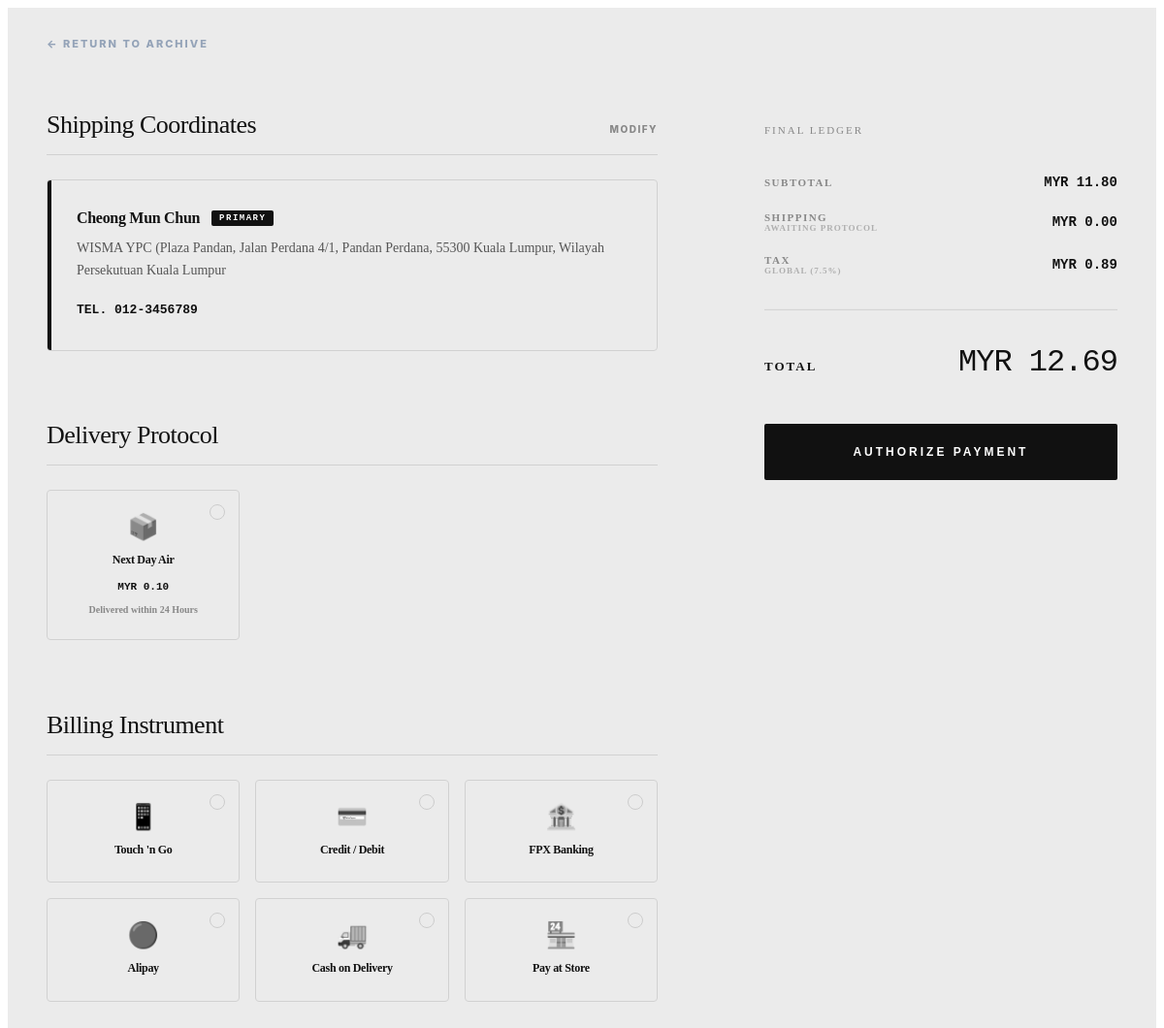
/client/checkout.php (signed in), run on the app's committed database.
### tables this page shows
CREATE TABLE `user_addresses` (
  `id` int(11) NOT NULL,
  `user_id` int(11) NOT NULL,
  `receiver_name` varchar(100) DEFAULT NULL,
  `phone` varchar(20) DEFAULT NULL,
  `address_line` varchar(255) DEFAULT NULL,
  `is_default` tinyint(1) DEFAULT 0
);

CREATE TABLE `shipping_rules` (
  `id` int(11) NOT NULL,
  `zone` varchar(50) NOT NULL DEFAULT 'Domestic',
  `rule_name` varchar(100) NOT NULL,
  `description` varchar(255) DEFAULT NULL,
  `condition_label` varchar(100) DEFAULT NULL,
  `rate` decimal(10,2) NOT NULL DEFAULT 0.00,
  `is_active` tinyint(1) NOT NULL DEFAULT 1
);

### client/checkout.php (the view, shortened to what this page needs)
<?php
$user_id = mysqli_real_escape_string($conn, $_SESSION['user_id']);
$addr_query = mysqli_query($conn, "SELECT * FROM user_addresses WHERE user_id = '$user_id' ORDER BY is_default DESC, id DESC LIMIT 1");
$address_data = mysqli_fetch_assoc($addr_query);
$zone = 'Domestic';
$shipping_rules = [];
$rules_query = mysqli_query($conn, "SELECT * FROM shipping_rules WHERE zone = '$zone' AND is_active = 1 ORDER BY rate ASC");
if ($rules_query) { while($row = mysqli_fetch_assoc($rules_query)) { $shipping_rules[] = $row; } }
$subtotal = 11.80;
$tax_rate = 0.075;
?>
<main class="checkout-editorial-page">
    <div style="max-width: 1200px; margin: 0 auto; padding: 30px 40px 0; font-family: 'Inter', sans-serif; font-size: 11px; font-weight: 800; letter-spacing: 2px; text-transform: uppercase;">
        <a href="cart.php" style="text-decoration: none; color: #94a3b8; transition: color 0.4s ease;" onmouseover="this.style.color='#111'" onmouseout="this.style.color='#94a3b8'">← Return to Archive</a>
    </div>
    <form action="process-order.php" method="POST" id="checkoutForm">
        <div class="checkout-container">
            <div class="checkout-left">
                <div class="address-section cinematic-reveal" style="--delay: 1;">
                    <h2 class="section-title">
                        Shipping Coordinates
                        <a href="profile.php">Modify</a>
                    </h2>
                    <div class="saved-address-card">
                        <h4>
                            <?php echo htmlspecialchars($address_data['receiver_name']); ?>
                            <?php if(isset($address_data['is_default']) && $address_data['is_default'] == 1): ?>
                                <span class="badge">PRIMARY</span>
                            <?php endif; ?>
                        </h4>
                        <p><?php echo nl2br(htmlspecialchars($address_data['address_line'])); ?></p>
                        <p class="phone">TEL. <?php echo htmlspecialchars($address_data['phone']); ?></p>
                    </div>
                </div>
                <div class="shipping-section cinematic-reveal" style="--delay: 2;">
                    <h2 class="section-title">Delivery Protocol</h2>
                    <div class="options-grid" id="shippingOptionsGroup">
                        <?php if(empty($shipping_rules)): ?>
                            <p style="font-size:13px; color:#ef4444; grid-column: span 3; font-style: italic;">No routing options active.</p>
                        <?php else: ?>
                            <?php foreach($shipping_rules as $rule): ?>
                                <label class="option-label">
                                    <div class="option-box">
                                        <div class="check-ring"></div>
                                        <span class="opt-icon" style="filter: grayscale(100%);">📦</span>
                                        <span class="opt-name"><?php echo htmlspecialchars($rule['rule_name']); ?></span>
                                        <?php if($rule['rate'] == 0): ?>
                                            <span class="opt-price" style="color:#555;">COMPLIMENTARY</span>
                                        <?php else: ?>
                                            <span class="opt-price">MYR <?php echo number_format($rule['rate'], 2); ?></span>
                                        <?php endif; ?>
                                        <span class="opt-desc"><?php echo htmlspecialchars($rule['description']); ?></span>
                                    </div>
                                </label>
                            <?php endforeach; ?>
                        <?php endif; ?>
                    </div>
                </div>
                <div class="payment-section cinematic-reveal" style="--delay: 3;">
                    <h2 class="section-title">Billing Instrument</h2>
                    <div class="options-grid" id="paymentOptionsGroup">
                        <label class="option-label"><input type="radio" name="payment_method" value="tng" class="pay-radio"><div class="option-box"><div class="check-ring"></div><span class="opt-icon" style="filter: grayscale(100%);">📱</span><span class="opt-name">Touch 'n Go</span></div></label>
                        <label class="option-label"><input type="radio" name="payment_method" value="card" class="pay-radio"><div class="option-box"><div class="check-ring"></div><span class="opt-icon" style="filter: grayscale(100%);">💳</span><span class="opt-name">Credit / Debit</span></div></label>
                        <label class="option-label"><input type="radio" name="payment_method" value="fpx" class="pay-radio"><div class="option-box"><div class="check-ring"></div><span class="opt-icon" style="filter: grayscale(100%);">🏦</span><span class="opt-name">FPX Banking</span></div></label>
                        <label class="option-label"><input type="radio" name="payment_method" value="alipay" class="pay-radio"><div class="option-box"><div class="check-ring"></div><span class="opt-icon" style="filter: grayscale(100%);">🔵</span><span class="opt-name">Alipay</span></div></label>
                        <label class="option-label"><input type="radio" name="payment_method" value="cod" class="pay-radio"><div class="option-box"><div class="check-ring"></div><span class="opt-icon" style="filter: grayscale(100%);">🚚</span><span class="opt-name">Cash on Delivery</span></div></label>
                        <label class="option-label"><input type="radio" name="payment_method" value="store" class="pay-radio"><div class="option-box"><div class="check-ring"></div><span class="opt-icon" style="filter: grayscale(100%);">🏪</span><span class="opt-name">Pay at Store</span></div></label>
                    </div>
                </div>
            </div>
            <div class="checkout-right cinematic-reveal" style="--delay: 4;">
                <div class="summary-box">
                    <h2 class="section-title" style="border: none; font-size: 11px; text-transform: uppercase; letter-spacing: 2px; color: var(--text-muted);">Final Ledger</h2>
                    <div class="summary-row">
                        <span>SUBTOTAL</span>
                        <span class="summary-val" id="ui-subtotal">MYR <?php echo number_format($subtotal, 2); ?></span>
                    </div>
                    <div class="summary-row">
                        <span>SHIPPING<br><small id="ui-shipping-name" style="font-size: 9px; opacity: 0.6; letter-spacing: 1px;">AWAITING PROTOCOL</small></span>
                        <span class="summary-val" id="ui-shipping-fee">MYR 0.00</span>
                    </div>
                    <div class="summary-row">
                        <span>TAX<br><small style="font-size: 9px; opacity: 0.6; letter-spacing: 1px;">GLOBAL (<?php echo ($tax_rate * 100); ?>%)</small></span>
                        <span class="summary-val" id="ui-tax">MYR 0.00</span>
                    </div>
                    <div class="summary-divider"></div>
                    <div class="summary-total">
                        <span class="label">TOTAL</span>
                        <span class="val" id="ui-total">MYR 0.00</span>
                    </div>
                    <button type="submit" class="btn-submit" id="mainSubmitBtn">
                        <span class="btn-txt">AUTHORIZE PAYMENT</span>
                    </button>
                </div>
            </div>
        </div>
    </form>
</main>

### client/checkout.php (style rules this page uses)
.checkout-editorial-page { background-color: var(--bg-color); min-height: calc(100vh - 200px); padding-bottom: 100px; overflow-x: hidden; }
.cinematic-reveal { opacity: 0; filter: blur(10px); transform: translateY(30px) scale(0.98); animation: focusReveal 1.2s var(--ease-cinematic) calc(var(--delay) * 0.15s) forwards; }
.checkout-container { max-width: 1200px; margin: 40px auto 0; padding: 0 40px; display: grid; grid-template-columns: 1.6fr 1fr; gap: 80px; }
.section-title { font-family: 'Playfair Display', serif; font-size: 26px; font-weight: 500; margin-bottom: 25px; letter-spacing: -0.5px; color: var(--text-main); border-bottom: 1px solid var(--border-color); padding-bottom: 15px; display: flex; justify-content: space-between; align-items: baseline; }
.section-title a { font-family: 'Inter', sans-serif; font-size: 10px; font-weight: 800; text-transform: uppercase; letter-spacing: 1.5px; color: var(--text-muted); text-decoration: none; transition: color 0.4s ease; border-bottom: 1px solid transparent; }
.checkout-left { display: flex; flex-direction: column; gap: 50px; }
.saved-address-card { border: 1px solid var(--border-color); background: transparent; padding: 30px; border-radius: 4px; display: flex; flex-direction: column; gap: 10px; position: relative; overflow: hidden; transition: 0.5s var(--ease-cinematic); }
.saved-address-card::before { content: ''; position: absolute; top: 0; left: 0; width: 4px; height: 100%; background: var(--text-main); }
.saved-address-card h4 { margin: 0; font-size: 16px; font-weight: 800; color: var(--text-main); display: flex; align-items: center; gap: 12px; letter-spacing: -0.3px; }
.saved-address-card .badge { font-size: 9px; font-family: monospace; background: var(--text-main); color: #fff; padding: 3px 8px; border-radius: 2px; letter-spacing: 1.5px; }
.saved-address-card p { margin: 0; font-size: 14px; color: #555; line-height: 1.7; font-weight: 500; }
.saved-address-card .phone { font-family: 'JetBrains Mono', monospace; font-size: 13px; color: var(--text-main); font-weight: 700; margin-top: 8px; }
.options-grid { display: grid; grid-template-columns: repeat(3, 1fr); gap: 16px; }
.option-label { display: block; position: relative; cursor: pointer; }
.option-box { border: 1px solid var(--border-color); padding: 25px 15px; border-radius: 4px; display: flex; flex-direction: column; align-items: center; justify-content: center; gap: 12px; transition: all 0.5s var(--ease-spring); background: transparent; height: 100%; box-sizing: border-box; text-align: center; position: relative; z-index: 1; }
.check-ring { position: absolute; top: 14px; right: 14px; width: 14px; height: 14px; border: 1px solid #ccc; border-radius: 50%; transition: all 0.4s var(--ease-spring); }
.opt-icon { font-size: 26px; line-height: 1; transition: transform 0.5s var(--ease-spring); }
.opt-name { font-size: 12px; font-weight: 800; color: var(--text-main); line-height: 1.4; transition: color 0.3s; letter-spacing: -0.3px; }
.opt-price { font-family: 'JetBrains Mono', monospace; font-size: 11px; font-weight: 800; color: var(--text-main); margin-top: 2px; }
.opt-desc { font-size: 10px; color: var(--text-muted); font-weight: 600; }
.summary-box { position: sticky; top: 120px; padding-left: 30px; }
.summary-row { display: flex; justify-content: space-between; margin-bottom: 22px; font-size: 11px; font-weight: 800; color: var(--text-muted); text-transform: uppercase; letter-spacing: 1.5px; align-items: center; }
.summary-val { font-family: 'JetBrains Mono', monospace; color: var(--text-main); font-size: 14px; font-weight: 700; letter-spacing: 0; }
.summary-divider { border-top: 1px solid var(--border-color); margin: 35px 0; }
.summary-total { display: flex; justify-content: space-between; align-items: baseline; }
.summary-total .label { font-size: 13px; font-weight: 900; letter-spacing: 2px; color: var(--text-main); }
.summary-total .val { font-family: 'JetBrains Mono', monospace; font-size: 32px; font-weight: 400; color: var(--text-main); letter-spacing: -1px; }
.btn-submit { width: 100%; background: var(--text-main); color: #fff; border: none; padding: 22px; font-size: 12px; font-weight: 800; letter-spacing: 3px; text-transform: uppercase; cursor: pointer; margin-top: 45px; border-radius: 2px; transition: all 0.5s var(--ease-cinematic); position: relative; overflow: hidden; display: flex; align-items: center; justify-content: center; }

### data on the page
user_addresses: receiver_name "Cheong Mun Chun", address_line "WISMA YPC (Plaza Pandan, Jalan Perdana 4/1, Pandan Perdana, 55300 Kuala Lumpur, Wilayah Persekutuan Kuala Lumpur", phone "012-3456789"
shipping_rules: rule_name "Next Day Air", rate "0.10", description "Delivered within 24 Hours"

### other printed values
$subtotal "11.80"
$tax_rate * 100 "7.5"
